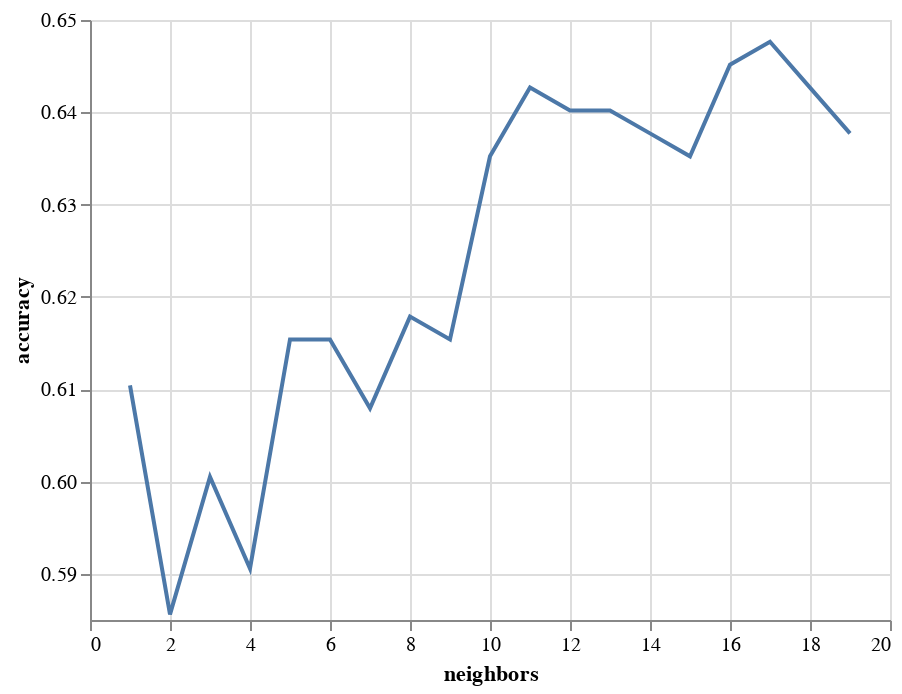

The cell this chart's notebook holds for it:
### Code cell
# import altair as alt
# source = pd.DataFrame({
#   'neighbors': neigh,
#   'accuracy': acc
# })
# scale=alt.Scale(zero=False)
# u = alt.Chart(source).mark_line().encode(
#     x='neighbors',
#     y=alt.Y('accuracy', scale=alt.Scale(zero=False)), 

# )
# u

### Figure 1 — Vega-Lite specification as saved in the notebook (floating-point values rounded to 4 significant figures)
{"config": {"view": {"continuousWidth": 400, "continuousHeight": 300}}, "data": {"name": "data-270761d50b3e9b6dea7f83ded153e690"}, "mark": "line", "encoding": {"x": {"field": "neighbors", "type": "quantitative"}, "y": {"field": "accuracy", "scale": {"zero": false}, "type": "quantitative"}}, "$schema": "https://vega.github.io/schema/vega-lite/v4.17.0.json", "datasets": {"data-270761d50b3e9b6dea7f83ded153e690": [{"neighbors": 1, "accuracy": 0.6104}, {"neighbors": 2, "accuracy": 0.5856}, {"neighbors": 3, "accuracy": 0.6005}, {"neighbors": 4, "accuracy": 0.5906}, {"neighbors": 5, "accuracy": 0.6154}, {"neighbors": 6, "accuracy": 0.6154}, {"neighbors": 7, "accuracy": 0.6079}, {"neighbors": 8, "accuracy": 0.6179}, {"neighbors": 9, "accuracy": 0.6154}, {"neighbors": 10, "accuracy": 0.6352}, {"neighbors": 11, "accuracy": 0.6427}, {"neighbors": 12, "accuracy": 0.6402}, {"neighbors": 13, "accuracy": 0.6402}, {"neighbors": 14, "accuracy": 0.6377}, {"neighbors": 15, "accuracy": 0.6352}, {"neighbors": 16, "accuracy": 0.6452}, {"neighbors": 17, "accuracy": 0.6476}, {"neighbors": 18, "accuracy": 0.6427}, {"neighbors": 19, "accuracy": 0.6377}]}}
